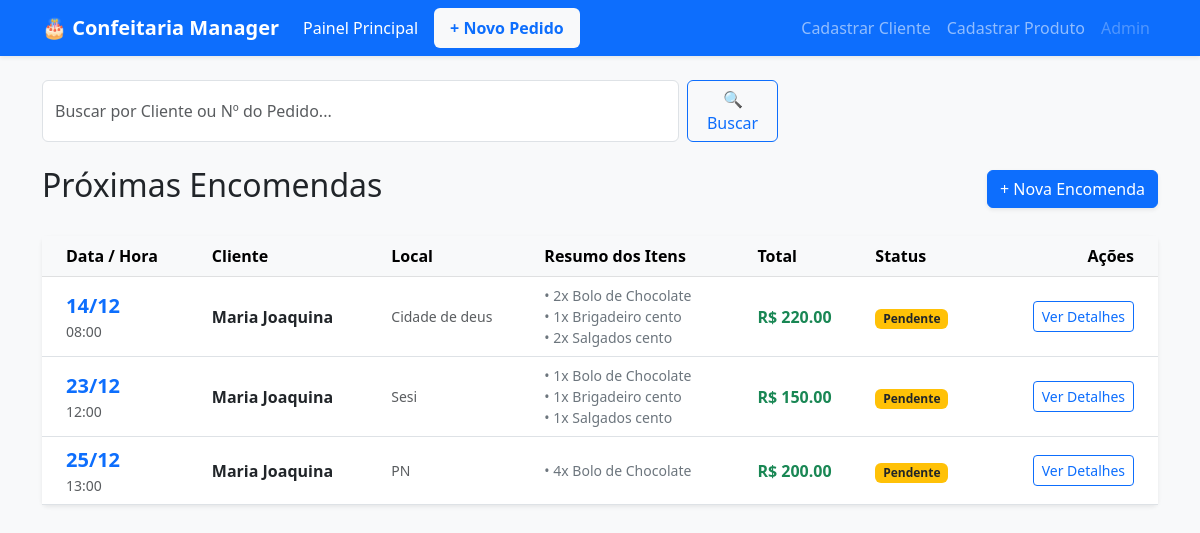
The page / on the database its author committed.
### core/models.py (models this page shows, shortened)
class Pedido(models.Model):
    class StatusPedido(models.TextChoices):
        PENDENTE = 'PEN', 'Pendente'
        EM_PRODUCAO = 'PRD', 'Em Produção'
        ENTREGUE = 'ENT', 'Entregue'
        CANCELADO = 'CAN', 'Cancelado'
    cliente = models.ForeignKey(Cliente, on_delete=models.CASCADE)
    data_entrega = models.DateField()
    hora_entrega = models.TimeField()
    local_entrega = models.CharField(max_length=255)
    status = models.CharField(max_length=3, choices=StatusPedido.choices, default=StatusPedido.PENDENTE)
    observacoes_gerais = models.TextField(blank=True)
    criado_em = models.DateTimeField(auto_now_add=True)
    class Meta:
        ordering = ['data_entrega', 'hora_entrega']
    @property
    def total(self):
        return sum(item.subtotal for item in self.itens.all())

class Cliente(models.Model):
    nome = models.CharField(max_length=150)
    telefone = models.CharField(max_length=20)
    email = models.EmailField(blank=True, null=True)
    endereco_padrao = models.CharField("Endereço Padrão", max_length=255, blank=True, null=True)

class ItemPedido(models.Model):
    pedido = models.ForeignKey(Pedido, related_name='itens', on_delete=models.CASCADE)
    produto = models.ForeignKey(Produto, on_delete=models.PROTECT)
    quantidade = models.PositiveIntegerField(validators=[MinValueValidator(1)])
    preco_no_momento = models.DecimalField(max_digits=10, decimal_places=2, blank=True, null=True)
    detalhes = models.CharField(max_length=200, blank=True)
    @property
    def subtotal(self):
        return self.quantidade * self.preco_no_momento

class Produto(models.Model):
    nome = models.CharField(max_length=100)
    preco = models.DecimalField("Preço Unitário", max_digits=10, decimal_places=2)
    ativo = models.BooleanField(default=True)

### core/views.py (the view)
# urls.py: path('', views.dashboard, name='dashboard'),
def dashboard(request):
    pedidos = Pedido.objects.exclude(status='CAN').exclude(status='ENT').order_by('data_entrega')
    query = request.GET.get('q')
    if query:
        pedidos = pedidos.filter(
            Q(cliente__nome__icontains=query) |
            Q(id__icontains=query)
        )
    return render(request, 'dashboard.html', {'pedidos': pedidos})

### core/templates/dashboard.html (shortened to what this page needs)
{% extends 'base.html' %} {% block content %}
<div class="row mb-4">
    <div class="col-md-8">
        <form method="get" class="d-flex gap-2">
            <input type="text" name="q" class="form-control" placeholder="Buscar por Cliente ou Nº do Pedido..." value="{{ request.GET.q|default:'' }}">
            <button type="submit" class="btn btn-outline-primary">🔍 Buscar</button>
        </form>
    </div>
</div>
<div class="row">
    <div class="col-md-12">
        <div class="d-flex justify-content-between align-items-center mb-4">
            <h2>Próximas Encomendas</h2>
            <a href="{% url 'novo_pedido' %}" class="btn btn-primary shadow-sm">
                + Nova Encomenda
            </a>
        </div>
        <div class="card shadow-sm border-0">
            <div class="card-body p-0">
                <div class="table-responsive">
                    <table class="table table-hover align-middle mb-0">
                        <thead class="table-light">
                            <tr>
                                <th class="ps-4">Data / Hora</th>
                                <th>Cliente</th>
                                <th>Local</th>
                                <th>Resumo dos Itens</th>
                                <th>Total</th>
                                <th>Status</th>
                                <th class="text-end pe-4">Ações</th>
                            </tr>
                        </thead>
                        <tbody>
                            {% for pedido in pedidos %}
                            <tr>
                                <td class="ps-4">
                                    <a href="{% url 'detalhe_pedido' pedido.id %}" class="text-decoration-none fw-bold fs-5">
                                        {{ pedido.data_entrega|date:"d/m" }}
                                    </a>
                                    <div class="small text-muted">
                                        {{ pedido.hora_entrega|time:"H:i" }}
                                    </div>
                                </td>
                                <td class="fw-semibold">
                                    {{ pedido.cliente.nome }}
                                </td>
                                <td class="text-muted small" style="max-width: 150px;">
                                    {{ pedido.local_entrega|default:"-" }}
                                </td>
                                <td>
                                    <ul class="list-unstyled mb-0 small text-secondary">
                                        {% for item in pedido.itens.all %}
                                        <li>• {{ item.quantidade }}x {{ item.produto.nome }}</li>
                                        {% endfor %}
                                    </ul>
                                </td>
                                <td class="fw-bold text-success">
                                    R$ {{ pedido.total|floatformat:2 }}
                                </td>
                                <td>
                                    {% if pedido.status == 'PEN' %}
                                    <span class="badge bg-warning text-dark">Pendente</span> {% elif pedido.status == 'PRD' %}
                                    <span class="badge bg-primary">Em Produção</span> {% elif pedido.status == 'ENT' %}
                                    <span class="badge bg-success">Entregue</span> {% elif pedido.status == 'CAN' %}
                                    <span class="badge bg-danger">Cancelado</span> {% else %}
                                    <span class="badge bg-secondary">{{ pedido.get_status_display }}</span> {% endif %}
                                </td>
                                <td class="text-end pe-4">
                                    <a href="{% url 'detalhe_pedido' pedido.id %}" class="btn btn-sm btn-outline-primary">
                                        Ver Detalhes
                                    </a>
                                </td>
                            </tr>
                            {% endfor %}
                        </tbody>
                    </table>
                </div>
            </div>
        </div>
    </div>
</div>
{% endblock %}

### core/templates/base.html (shortened to what this page needs)
<!DOCTYPE html>
<html lang="pt-br">
<head>
    <link href="https://cdn.jsdelivr.net/npm/bootstrap@5.3.0/dist/css/bootstrap.min.css" rel="stylesheet">
</head>
<body>
    <nav class="navbar navbar-expand-lg navbar-dark bg-primary mb-4 shadow-sm">
        <div class="container">
            <a class="navbar-brand fw-bold" href="{% url 'dashboard' %}">🎂 Confeitaria Manager</a>
            <div class="collapse navbar-collapse" id="menuPrincipal">
                <ul class="navbar-nav me-auto mb-2 mb-lg-0">
                    <li class="nav-item">
                        <a class="nav-link active" href="{% url 'dashboard' %}">Painel Principal</a>
                    </li>
                    <li class="nav-item">
                        <a class="nav-link bg-light text-primary rounded px-3 fw-bold ms-2" href="{% url 'novo_pedido' %}">+ Novo Pedido</a>
                    </li>
                </ul>
                <ul class="navbar-nav">
                    <li class="nav-item">
                        <a class="nav-link" href="{% url 'novo_cliente' %}">Cadastrar Cliente</a>
                    </li>
                    <li class="nav-item">
                        <a class="nav-link" href="{% url 'novo_produto' %}">Cadastrar Produto</a>
                    </li>
                    <li class="nav-item">
                        <a class="nav-link opacity-50" href="/admin" target="_blank">Admin</a>
                    </li>
                </ul>
            </div>
        </div>
    </nav>
    <div class="container">
        {% block content %} {% endblock %}
    </div>
</body>
</html>

### core/templates/base.html (style rules this page uses)
body { background-color: #f8f9fa; }
.card { border: none; }

### rows shown on the page
Pedido: data_entrega "14/12", hora_entrega "08:00", cliente.nome "Maria Joaquina", local_entrega "Cidade de deus", total "220.00", status "Pendente"
ItemPedido: quantidade "2", produto.nome "Bolo de Chocolate"
ItemPedido: quantidade "1", produto.nome "Brigadeiro cento"
ItemPedido: quantidade "2", produto.nome "Salgados cento"
Pedido: data_entrega "23/12", hora_entrega "12:00", cliente.nome "Maria Joaquina", local_entrega "Sesi", total "150.00", status "Pendente"
ItemPedido: quantidade "1", produto.nome "Bolo de Chocolate"
ItemPedido: quantidade "1", produto.nome "Brigadeiro cento"
ItemPedido: quantidade "1", produto.nome "Salgados cento"
Pedido: data_entrega "25/12", hora_entrega "13:00", cliente.nome "Maria Joaquina", local_entrega "PN", total "200.00", status "Pendente"
ItemPedido: quantidade "4", produto.nome "Bolo de Chocolate"
